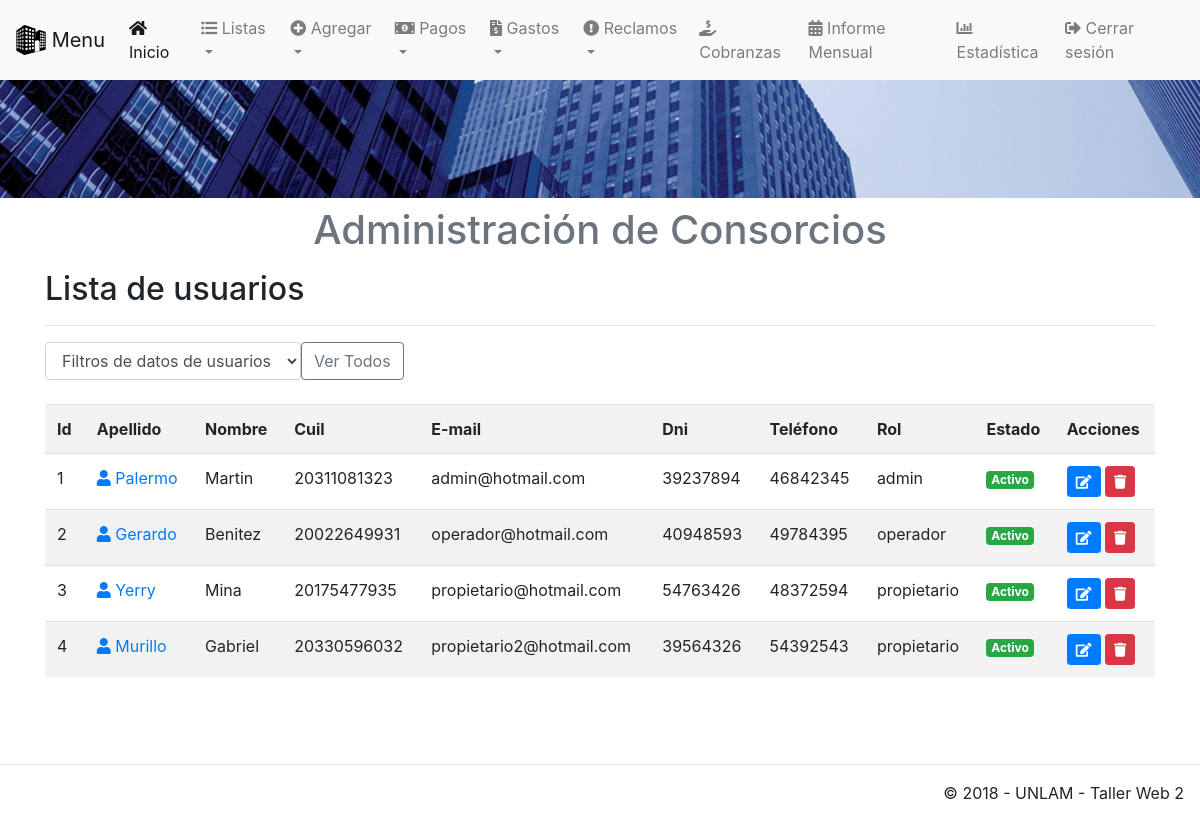
/app/view/listaUsuario.php (signed in), run on an earlier commit of the app's database.
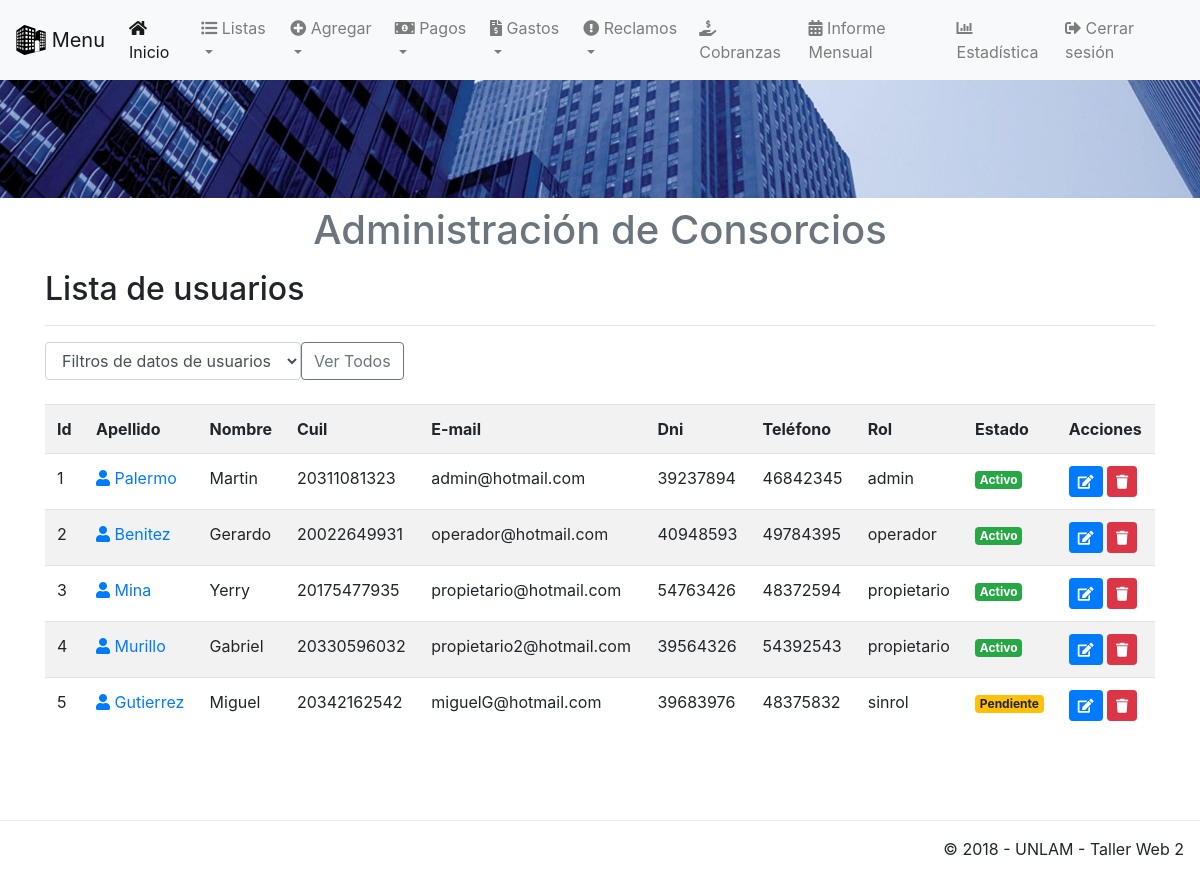
And on a later commit of the database.
### tables this page shows
CREATE TABLE `usuarios` (
  `idUsuarios` int(11) UNSIGNED NOT NULL,
  `nombre` varchar(50) NOT NULL,
  `apellido` varchar(50) NOT NULL,
  `cuil` bigint(11) UNSIGNED NOT NULL,
  `email` varchar(50) NOT NULL,
  `dni` int(8) UNSIGNED NOT NULL,
  `telefono` int(11) UNSIGNED NOT NULL,
  `estado` varchar(50) NOT NULL,
  `idRol` int(11) UNSIGNED NOT NULL,
  `pass` varchar(50) NOT NULL,
  `primeraVez` tinyint(1) UNSIGNED NOT NULL
);

CREATE TABLE `roles` (
  `idRoles` int(11) UNSIGNED NOT NULL,
  `descripcion` varchar(50) NOT NULL
);

### app/view/listaUsuario.php (the view, shortened to what this page needs)
<!DOCTYPE html>
<html lang="es">
<?php include('template/head.php'); ?>
    <body>
    <?php
        include('template/nav.php');
        include('template/header.php'); ?>
        <div class="container">
		<div class="content">
			<h2>Lista de usuarios</h2>
			<hr />
			<form class="form-inline" method="get">
				<div class="form-group">
					<select name="filter" class="form-control" onchange="form.submit()" id="filtro">
						<option value="0">Filtros de datos de usuarios</option>
						<?php $filter = (isset($_GET['filter']) ? mysqli_real_escape_string($conexion, (strip_tags($_GET["filter"], ENT_QUOTES))) : NULL);  ?>
					</select>
					<button onclick="document.getElementById('filtro').selectedIndex = 0;" role="button" aria-pressed="true" class="btn btn-outline-secondary">Ver Todos</button>
				</div>
			</form>
			<br />
			<div class="table-responsive">
			<table class="table table-striped table-hover">
				<tr>
					<th>Id</th>
					<th>Apellido</th>
                    <th>Nombre</th>
                    <th>Cuil</th>
                    <th>E-mail</th>
                    <th>Dni</th>
					<th>Teléfono</th>
					<th>Rol</th>
					<th>Estado</th>
                    <th>Acciones</th>
				</tr>
				<?php
				if($filter){
					$sql = mysqli_query($conexion, "SELECT * FROM usuarios JOIN roles ON usuarios.idRol=roles.idRoles WHERE estado='$filter' ORDER BY idUsuarios ASC");
				}else{
					$sql = mysqli_query($conexion, "SELECT * FROM usuarios JOIN roles ON usuarios.idRol=roles.idRoles ORDER BY idUsuarios ASC");
				}
				if(mysqli_num_rows($sql) == 0){
					echo '<tr><td colspan="8">No hay datos.</td></tr>';
				}else{
					while($row = mysqli_fetch_assoc($sql)){
						echo '
						<tr>
							<td>'.$row['idUsuarios'].'</td>
                            <td><a href="perfil.php?nik='.$row['idUsuarios'].'"><span class="fas fa-user" aria-hidden="true"></span> '.$row['apellido'].'</a></td>
                            <td>'.$row['nombre'].'</td>
                            <td>'.$row['cuil'].'</td>
                            <td>'.$row['email'].'</td>
                            <td>'.$row['dni'].'</td>
							<td>'.$row['telefono'].'</td>
                            <td>'.$row['descripcion'].'</td>
							<td>';
							if($row['estado'] == 'Activo'){
								echo '<span class="badge badge-success">Activo</span>';
							}
                            else if ($row['estado'] == 'Inactivo' ){
								echo '<span class="badge badge-danger">Inactivo</span>';
							}
                            else if ($row['estado'] == 'Pendiente' ){
								echo '<span class="badge badge-warning">Pendiente</span>';
							}if(isset($_SESSION['admin'])){
								echo '
							</td>
							<td>
								<a href="abm/editarUsuario.php?nik='.$row['idUsuarios'].'" title="Editar datos" class="btn btn-primary btn-sm"><span class="fas fa-edit" aria-hidden="true"></span></a>
								<a href="listaUsuario.php?aksi=delete&nik='.$row['idUsuarios'].'" title="Eliminar" onclick="return confirm(\'Esta seguro de borrar los datos de: '.$row['apellido'].' '.$row['nombre'].'?\')" class="btn btn-danger btn-sm"><span class="fas fa-trash" aria-hidden="true"></span></a>
							</td>
						</tr>
						';
							}if(isset($_SESSION['operador'])){
								echo '
							</td>
							<td>
								<a href="abm/editarRolyEstado.php?nik='.$row['idUsuarios'].'" title="Editar datos" class="btn btn-primary btn-sm"><span class="fas fa-edit" aria-hidden="true"></span></a>
							</td>
						</tr>
						';
							}
					}
				}
				?>
			</table>
			</div>
		</div>
	</div><center>
    <div class="corte">
    </div>
    <?php include('template/footer.php'); ?>
    </body>
</html>

### app/view/template/head.php (shortened to what this page needs)
<head>
  <link rel="stylesheet" href="/consorcio/public/css/bootstrap.min.css">
  <link rel="stylesheet" href="/consorcio/public/css/bootstrap-grid.min.css">
  <link rel="stylesheet" href="/consorcio/public/css/all.css">
  <link rel="stylesheet" href="/consorcio/public/css/estilos.css">
</head>

### app/view/template/nav.php (shortened to what this page needs)
<nav class="navbar navbar-expand-lg navbar-light bg-light fixed-top">
  <a class="navbar-brand" href="#">
    <img src="/consorcio/public/img/building-icon.svg" width="30" height="30" class="d-inline-block align-top" alt="">
    Menu
  </a>
  <div class="collapse navbar-collapse" id="navbarSupportedContent">
    <ul class="navbar-nav mr-auto">
      <?php
        if(isset($_SESSION['admin'])){ ?>
      <li class="nav-item active">
        <a class="nav-link" href="/consorcio/app/view/homeAdmin.php"><i class="fas fa-home"></i> Inicio <span class="sr-only"></span></a>
      </li>
      <li class="nav-item dropdown">
      <a class="nav-link dropdown-toggle" href="#" id="navbarDropdown" role="button" data-toggle="dropdown" aria-haspopup="true" aria-expanded="false">
        <i class="fas fa-list-ul"></i> Listas
        </a>
      </li>
      <li class="nav-item dropdown">
      <a class="nav-link dropdown-toggle" href="#" id="navbarDropdown" role="button" data-toggle="dropdown" aria-haspopup="true" aria-expanded="false">
        <i class="fas fa-plus-circle"></i> Agregar
        </a>
      </li>
      <li class="nav-item dropdown">
      <a class="nav-link dropdown-toggle" href="#" id="navbarDropdown" role="button" data-toggle="dropdown" aria-haspopup="true" aria-expanded="false">
        <i class="fas fa-money-bill-alt"></i> Pagos
        </a>
      </li>
      <li class="nav-item dropdown">
      <a class="nav-link dropdown-toggle" href="#" id="navbarDropdown" role="button" data-toggle="dropdown" aria-haspopup="true" aria-expanded="false">
        <i class="fas fa-file-invoice-dollar"></i> Gastos
        </a>
      </li>
      <li class="nav-item dropdown">
      <a class="nav-link dropdown-toggle" href="#" id="navbarDropdown" role="button" data-toggle="dropdown" aria-haspopup="true" aria-expanded="false">
        <i class="fas fa-exclamation-circle"></i> Reclamos
        </a>
      </li>
      <li class="nav-item">
        <a class="nav-link" href="/consorcio/app/view/listaExpensas.php"><i class="fas fa-hand-holding-usd"></i> Cobranzas</a>
      </li>
      <li class="nav-item">
        <a class="nav-link" href="/consorcio/app/view/informeMensual.php"><i class="fas fa-calendar-alt"></i> Informe Mensual</a>
      </li>
      <li class="nav-item">
        <a class="nav-link" href="/consorcio/app/view/estadistica.php"><i class="fas fa-chart-bar"></i> Estadística</a>
      </li>
      <?php }?>
        <li class="nav-item">
        <a class="nav-link" href="/consorcio/app/config/CerrarSession.php"><i class="fas fa-sign-out-alt"></i> Cerrar sesión</a>
      </li>
    </ul>
  </div>
</nav>

### app/view/template/header.php
<div>
  <img class="d-block w-100" src="/consorcio/public/img/edificioscorto.jpg" alt="First slide">
</div>
<header class="dropdown-header">
  <h1 class="text-center">Administración de Consorcios</h1>
</header>

### app/view/template/footer.php (shortened to what this page needs)
<footer class="fixed-bottom" style="background-color: white;">
    <footer class="modal-footer">
        <p>&copy; 2018 - UNLAM - Taller Web 2</p>
    </footer>
</footer>

### public/css/all.css (style rules this page uses)
.fa,.fab,.fal,.far,.fas { -moz-osx-font-smoothing:grayscale;-webkit-font-smoothing:antialiased;display:inline-block;font-style:normal;font-variant:normal;text-rendering:auto;line-height:1 }
.fa-calendar-alt:before { content:"\f073" }
.fa-chart-bar:before { content:"\f080" }
.fa-edit:before { content:"\f044" }
.fa-exclamation-circle:before { content:"\f06a" }
.fa-file-invoice-dollar:before { content:"\f571" }
.fa-hand-holding-usd:before { content:"\f4c0" }
.fa-home:before { content:"\f015" }
.fa-list-ul:before { content:"\f0ca" }
.fa-money-bill-alt:before { content:"\f3d1" }
.fa-plus-circle:before { content:"\f055" }
.fa-sign-out-alt:before { content:"\f2f5" }
.fa-trash:before { content:"\f1f8" }
.fa-user:before { content:"\f007" }
.fa,.far,.fas { font-family:"Font Awesome 5 Free" }
.fa,.fas { font-weight:900 }

### public/css/estilos.css (style rules this page uses)
.corte { width: 100%; clear: both; height: 9rem; }

What changed in the data, as far as the page shows it:
changed usuarios "Benitez": apellido "Gerardo" → "Benitez"; nombre "Benitez" → "Gerardo"
changed usuarios "Mina": apellido "Yerry" → "Mina"; nombre "Mina" → "Yerry"
added usuarios: idUsuarios "5", apellido "Gutierrez", nombre "Miguel", cuil "20342162542", email "miguelG@hotmail.com", dni "39683976", telefono "48375832", idRol.descripcion "sinrol", estado "Pendiente"
